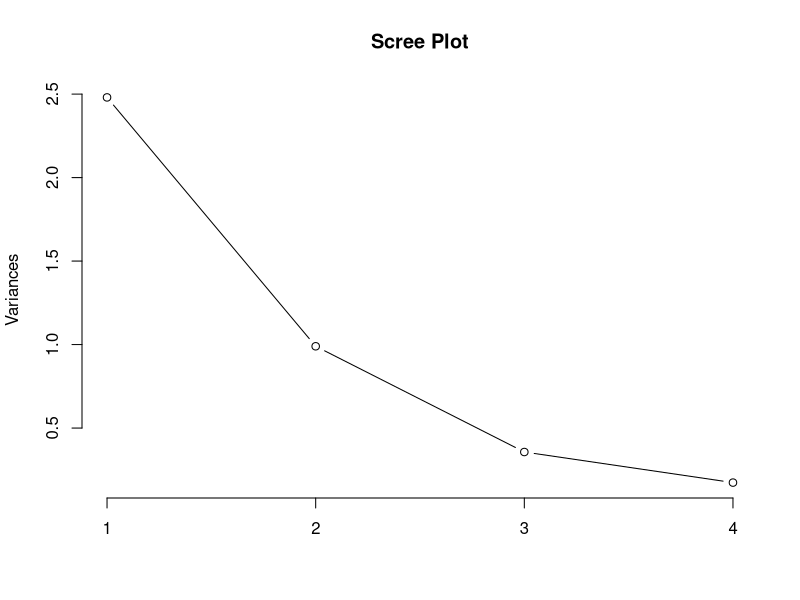
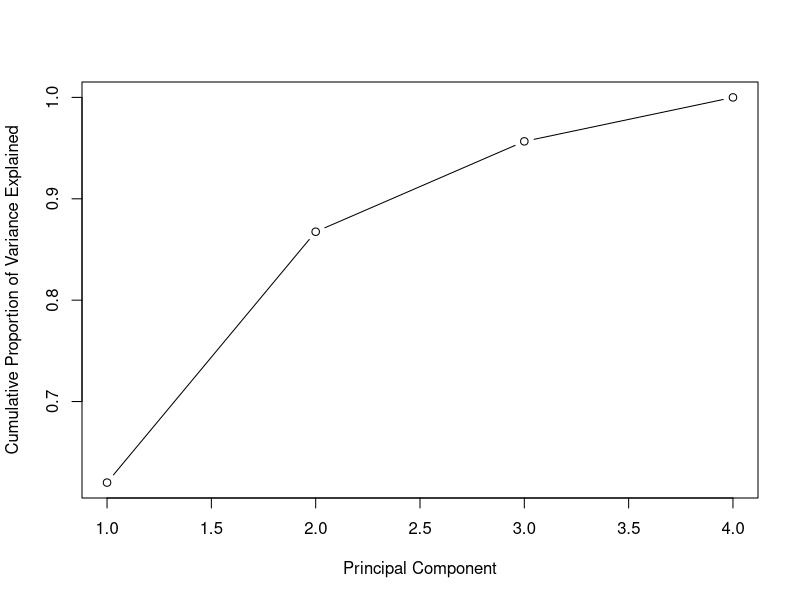
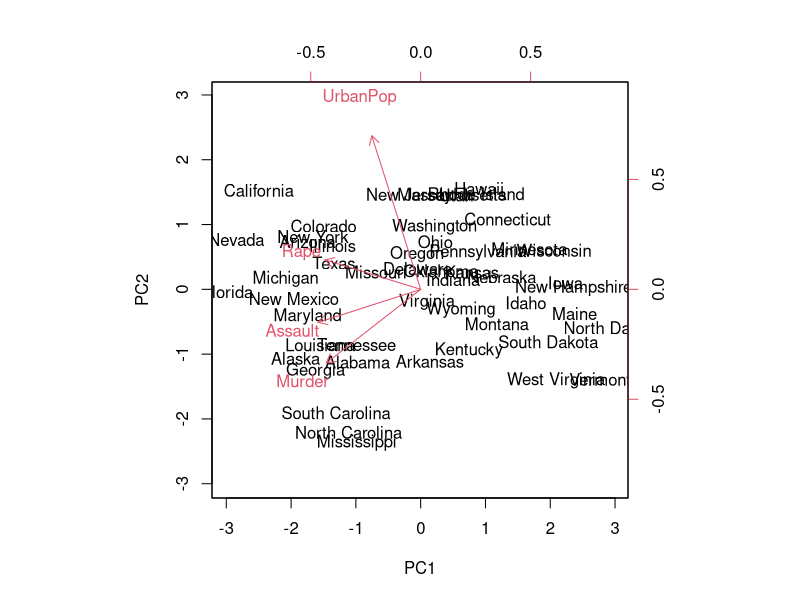

Write the R code that produced these figures, in order.
# Load the USArrests dataset
data("USArrests")

# View the structure of the data
str(USArrests)

# Scale the data for PCA
us_data <- scale(USArrests)


# Perform PCA
pca_result <- prcomp(us_data, scale. = TRUE)
summary(pca_result)


# Scree plot to show variance explained
plot(pca_result, type = "l", main = "Scree Plot")


# Cumulative variance plot
variance_explained <- cumsum(pca_result$sdev^2 / sum(pca_result$sdev^2))
plot(variance_explained, type = "b", xlab = "Principal Component", ylab = "Cumulative Proportion of Variance Explained")


# Biplot for the first two principal components
biplot(pca_result, scale = 0)
